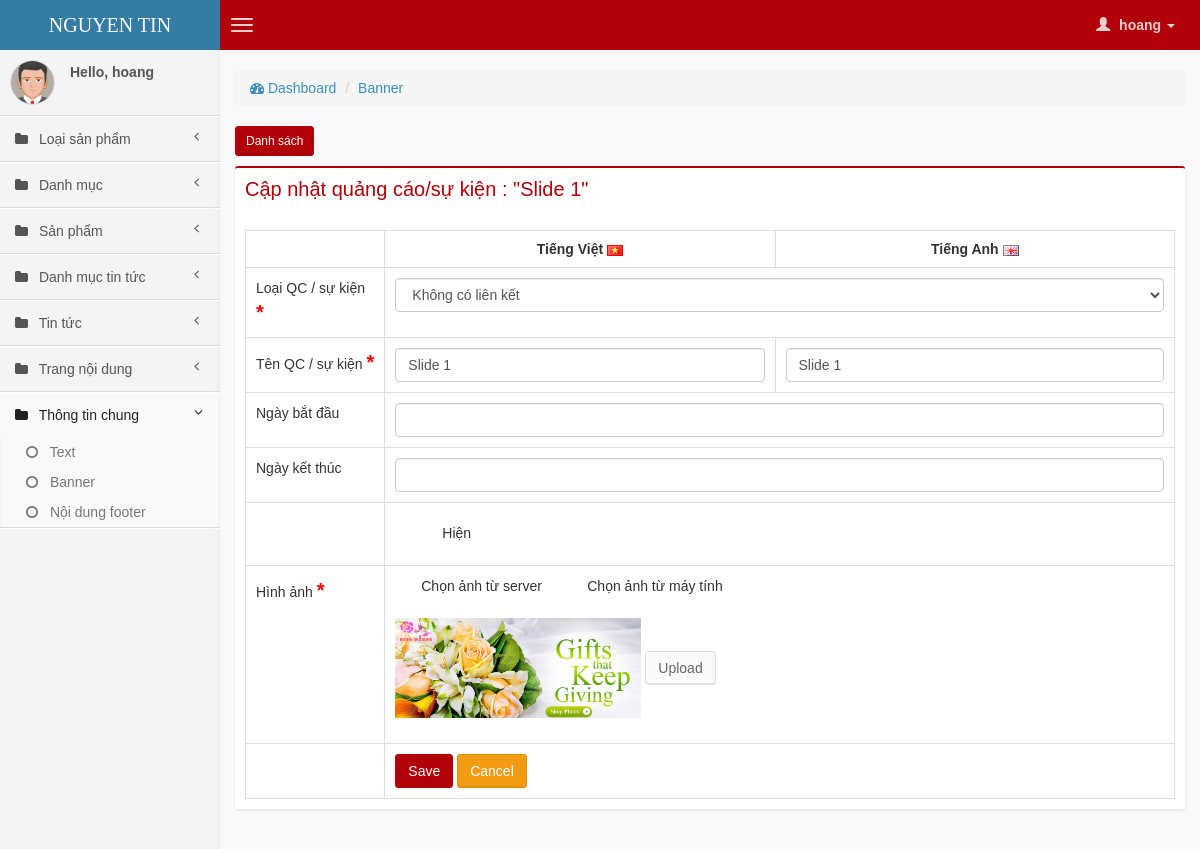
/backend/index.php?mod=banner&act=form&id=1&position_id=1 (signed in), run on the app's committed database.
### tables this page shows
CREATE TABLE IF NOT EXISTS `banner` (
  `id` int(11) NOT NULL AUTO_INCREMENT,
  `name_vi` varchar(255) NOT NULL,
  `name_en` varchar(255) NOT NULL,
  `alias_vi` varchar(255) DEFAULT NULL,
  `alias_en` varchar(255) DEFAULT NULL,
  `start_time` int(11) DEFAULT NULL,
  `end_time` int(11) DEFAULT NULL,
  `position_id` int(11) NOT NULL,
  `description_vi` varchar(255) DEFAULT NULL,
  `description_en` varchar(255) DEFAULT NULL,
  `content_vi` text,
  `content_en` text,
  `image_url` varchar(255) NOT NULL,
  `link_url` varchar(500) DEFAULT NULL,
  `type_id` tinyint(4) NOT NULL,
  `size_default` varchar(50) DEFAULT NULL,
  `status` tinyint(1) NOT NULL,
  `created_at` int(11) NOT NULL,
  `updated_at` int(11) NOT NULL,
  `created_by` smallint(6) NOT NULL,
  `meta_title_vi` varchar(255) NOT NULL,
  `meta_title_en` varchar(255) NOT NULL,
  `meta_description_vi` varchar(255) NOT NULL,
  `meta_description_en` varchar(255) NOT NULL,
  `meta_keyword_vi` varchar(255) NOT NULL,
  `meta_keyword_en` varchar(255) NOT NULL,
  `updated_by` smallint(6) NOT NULL,
  PRIMARY KEY (`id`)
);

### backend/model/Backend.php (called while the page is built, shortened)
<?php
class Backend {
    function getDetail($table, $id){
        $sql = "SELECT * FROM $table WHERE id = $id";
        $rs = mysql_query($sql);
        $row = mysql_fetch_assoc($rs);
        return $row;
    }
}
?>

### backend/view/banner/form.php (the view, shortened to what this page needs)
<?php
$id = 0;
if(isset($_GET['id'])){
    $id = (int) $_GET['id'];
    require_once "model/Backend.php";
    $model = new Backend;
    $detail = $model->getDetail("banner",$id);
}
$position_id = isset($_GET['position_id']) ? (int) $_GET['position_id'] : 0;
?>
<div class="row">
    <div class="col-md-12">
        <section class="content-header">
          <ol class="breadcrumb">
            <li><a href="index.php"><i class="fa fa-dashboard"></i> Dashboard</a></li>
            <li><a href="index.php?mod=banner&act=index">Banner</a></li>
          </ol>
        </section>
        <button class="btn btn-primary btn-sm" onclick="location.href='index.php?mod=banner&act=list&position_id=<?php echo $position_id; ?>'">
            Danh sách
        </button>
        <div class="box box-primary">
            <div class="box-header">
                <h2 class="box-title" style="text-tranform:uppercase !important;color: #B10007">
                    <?php echo ($id > 0) ? "Cập nhật" : "Tạo mới" ?> quảng cáo/sự kiện <?php echo ($id > 0) ? ': "'.$detail['name_vi'].'"' : ""; ?>
                </h2>
                <div class="clearfix"></div>
            </div>
            <div class="box-body">
            <form role="form" method="post" id="dataForm" action="controller/Banner.php" enctype="multipart/form-data">
                <table class="table table-bordered">
                    <tr>
                        <th width="15%"></th>
                        <th width="42%" style="text-align:center">Tiếng Việt <img src="img/vn.png" /></th>
                        <th width="43%" style="text-align:center">Tiếng Anh <img src="img/en.png" /></th>
                    </tr>
                    <tr>
                        <td>Loại QC / sự kiện <span class="error">*</span></td>
                        <td colspan="2">
                            <select name="type_id" id="type_id" class="form-control">
                                <option value="1" <?php if(isset($detail) && $detail['type_id'] == 1) echo "selected"; ?>>Không có liên kết</option>
                            </select>
                        </td>
                    </tr>
                    <tr>
                        <td>Tên QC / sự kiện <span class="error">*</span></td>
                        <td>
                            <input aria-required="true" required="required" type="text" name="name_vi" id="name_vi" value="<?php if(isset($detail)) echo $detail['name_vi']; ?>" class="form-control">
                        </td>
                        <td>
                            <input aria-required="true" required="required" type="text" name="name_en" id="name_en" value="<?php if(isset($detail)) echo $detail['name_en']; ?>" class="form-control">
                        </td>
                    </tr>
                    <tr>
                        <td>Ngày bắt đầu</td>
                        <td colspan="2">
                             <input type="text" name="start_time" id="start_time" class="form-control datetime" value="<?php if(!empty($detail['start_time'])) echo date('d-m-Y H:i',$detail['start_time']); ?>" />
                        </td>
                    </tr>
                    <tr>
                        <td>Ngày kết thúc</td>
                        <td colspan="2">
                            <input type="text" name="end_time" id="end_time" class="form-control datetime" value="<?php if(!empty($detail['end_time'])) echo date('d-m-Y H:i',$detail['end_time']); ?>" />
                        </td>
                    </tr>
                    <tr>
                        <td></td>
                        <td colspan="2">
                            <?php
                               if(isset($detail)){
                                    $status = $detail['status'];
                               }else{
                                    $status = 0;
                               }
                            ?>
                            <div class="col-md-12">
                                <div class="checkbox">
                                  <input type="checkbox" <?php if($status == 1) echo "checked"; ?> value="1" name="status" id="status"><label>Hiện</label>
                                </div>
                            </div>
                        </td>
                    </tr>
                    <tr>
                        <td>Hình ảnh <span class="error">*</span></td>
                        <td colspan="2">
                            <div class="form-group">
                            <input type="radio" id="choose_img_sv" name="choose_img" value="1" checked="checked"/> Chọn ảnh từ server
                            &nbsp;&nbsp;&nbsp;&nbsp;<input type="radio" id="choose_img_cp" name="choose_img" value="2" /> Chọn ảnh từ máy tính
                            <div id="from_sv">
                                <input type="hidden" name="image_url" id="image_url" class="form-control" value="<?php if(!empty($detail['image_url'])) echo "../".$detail['image_url']; ?>" /><br />
                                <?php if(!empty($detail['image_url'])){ ?>
                                <img id="img_thumnails" class="lazy" data-original="../<?php echo $detail['image_url']; ?>" height="100" />
                                <?php }else{ ?>
                                <img id="img_thumnails" class="lazy" data-original="static/img/no_image.jpg" width="100" />
                                <?php } ?>
                                <button class="btn btn-default " type="button" onclick="BrowseServer('Images:/','image_url')" >Upload</button>
                            </div>
                        </div>
                        </td>
                    </tr>
                    <tr>
                        <td></td>
                        <td colspan="2">
                            <button class="btn btn-primary" id="btnSave" type="submit" onclick="return validateData();">Save</button>
                            <button class="btn btn-warning" type="reset" onclick="location.href='index.php?mod=banner&act=list&position_id=<?php echo $position_id; ?>'">Cancel</button>
                        </td>
                    </tr>
                </table>
                </form>
        </div>
    </div>
</div>
</div>
<link href="static/css/jquery-ui.css" rel="stylesheet" type="text/css" />

### backend/view/banner/form.php (style rules this page uses)
.table td { padding: 10px !important; }

### data on the page
banner: name_vi "Slide 1", type_id "Không có liên kết", name_en "Slide 1"

### other printed values
$_SESSION['email'] "hoang"
